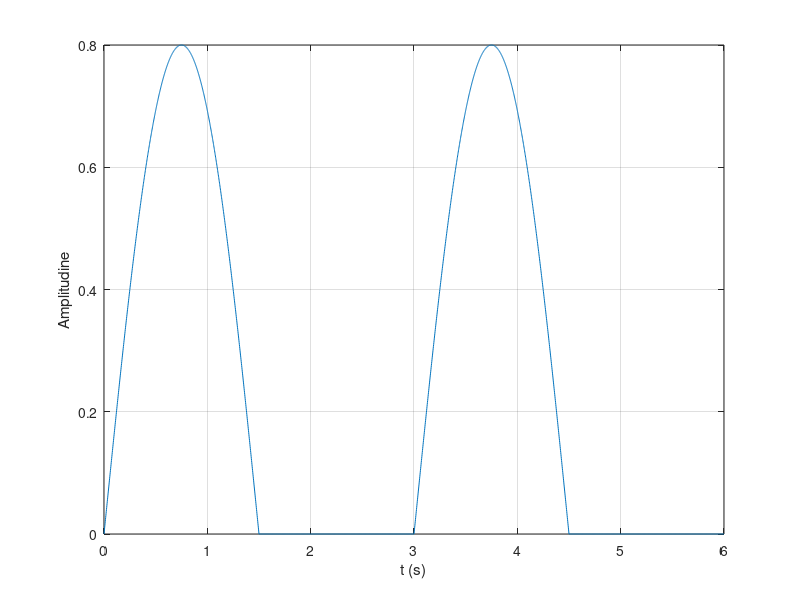
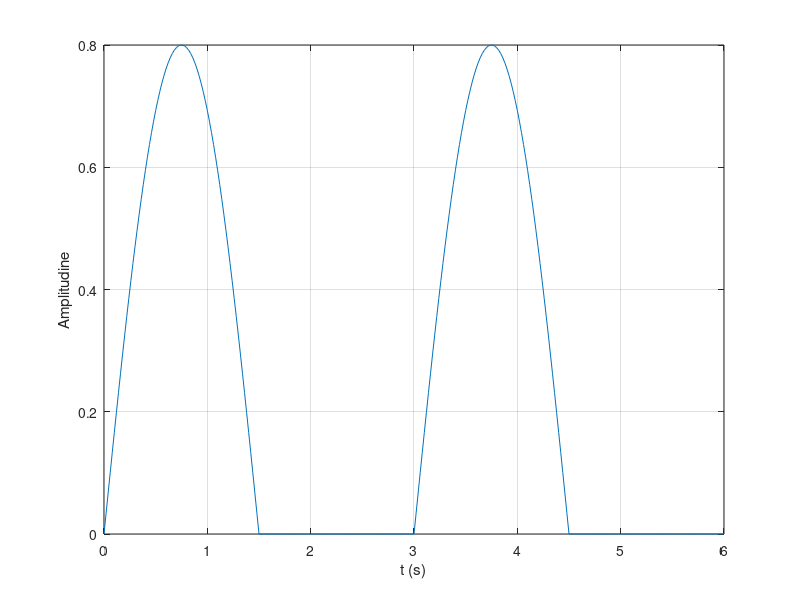
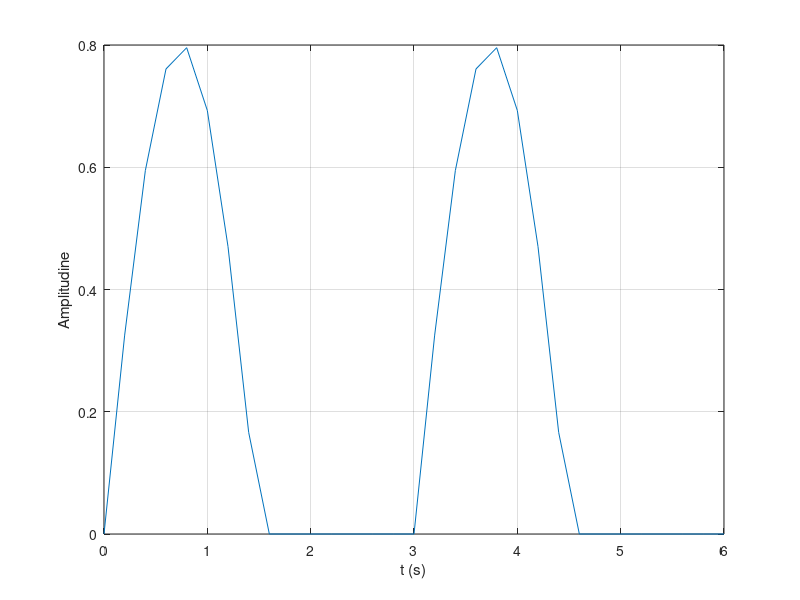

Recreate these plots in MATLAB, in order.
t = 0:0.002:6; %rezolutie de 2 ms
freq=1/3;
x = @(t) 0.8*sin(2*pi*freq.*t).*(sin(2*pi*freq.*t)>=0) + 0*(sin(2*pi*freq.*t)<0);  
%@(t) este Half-Wave Rectified Sine Function care creaza o functie anonima cu paramterul t 
figure(1)
plot(t, x(t)),xlabel('t (s)'), ylabel('Amplitudine'), grid


t1 = 0:0.02:6; %rezolutie de 20 ms
freq=1/3;
x = @(t1) 0.8*sin(2*pi*freq.*t1).*(sin(2*pi*freq.*t1)>=0) + 0*(sin(2*pi*freq.*t1)<0);  
figure(2)
plot(t1, x(t1)),xlabel('t (s)'), ylabel('Amplitudine'), grid


t2 = 0:0.2:6; %rezolutie de 200ms
freq=1/3;
x = @(t2) 0.8*sin(2*pi*freq.*t2).*(sin(2*pi*freq.*t2)>=0) + 0*(sin(2*pi*freq.*t2)<0);  
figure(3)
plot(t2, x(t2)),xlabel('t (s)'), ylabel('Amplitudine'),grid

